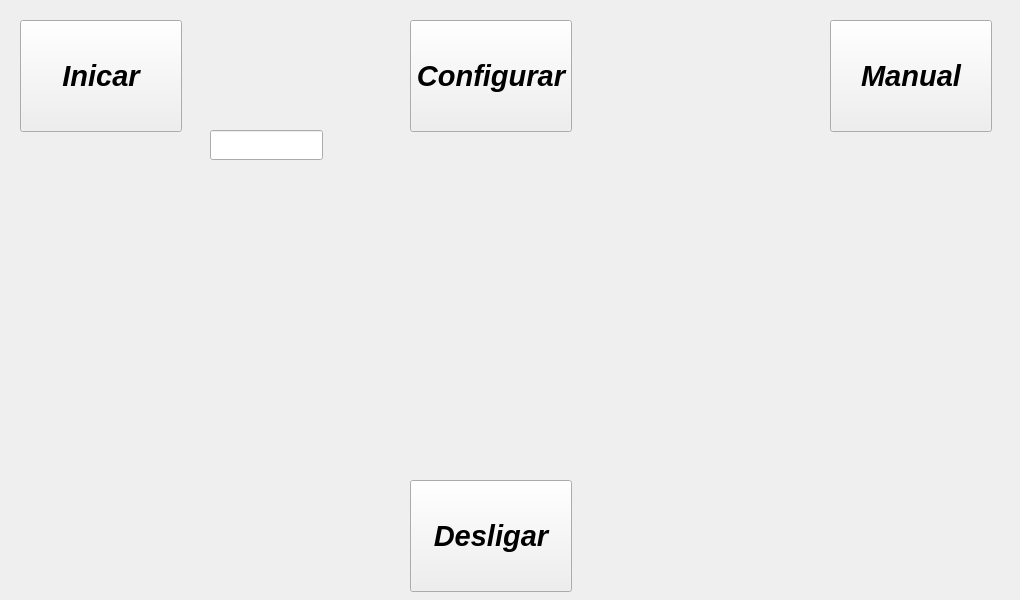
<?xml version="1.0" encoding="UTF-8"?>
<ui version="4.0">
 <class>MainForm</class>
 <widget class="QWidget" name="MainForm">
  <property name="geometry">
   <rect>
    <x>0</x>
    <y>0</y>
    <width>1020</width>
    <height>600</height>
   </rect>
  </property>
  <property name="windowTitle">
   <string>Janela Principal</string>
  </property>
  <widget class="QLabel" name="label">
   <property name="geometry">
    <rect>
     <x>20</x>
     <y>180</y>
     <width>971</width>
     <height>291</height>
    </rect>
   </property>
   <property name="styleSheet">
    <string notr="true">border-image: url(:/img/logo.png);</string>
   </property>
   <property name="text">
    <string/>
   </property>
  </widget>
  <widget class="QPushButton" name="btIniciar">
   <property name="geometry">
    <rect>
     <x>20</x>
     <y>20</y>
     <width>162</width>
     <height>112</height>
    </rect>
   </property>
   <property name="font">
    <font>
     <pointsize>22</pointsize>
     <weight>75</weight>
     <italic>true</italic>
     <bold>true</bold>
    </font>
   </property>
   <property name="text">
    <string>Inicar</string>
   </property>
  </widget>
  <widget class="QPushButton" name="btConfig">
   <property name="geometry">
    <rect>
     <x>410</x>
     <y>20</y>
     <width>162</width>
     <height>112</height>
    </rect>
   </property>
   <property name="font">
    <font>
     <pointsize>22</pointsize>
     <weight>75</weight>
     <italic>true</italic>
     <bold>true</bold>
    </font>
   </property>
   <property name="text">
    <string>Configurar</string>
   </property>
  </widget>
  <widget class="QPushButton" name="btManual">
   <property name="geometry">
    <rect>
     <x>830</x>
     <y>20</y>
     <width>162</width>
     <height>112</height>
    </rect>
   </property>
   <property name="font">
    <font>
     <pointsize>22</pointsize>
     <weight>75</weight>
     <italic>true</italic>
     <bold>true</bold>
    </font>
   </property>
   <property name="text">
    <string>Manual</string>
   </property>
  </widget>
  <widget class="QLineEdit" name="txHidden">
   <property name="geometry">
    <rect>
     <x>210</x>
     <y>130</y>
     <width>113</width>
     <height>30</height>
    </rect>
   </property>
  </widget>
  <widget class="QPushButton" name="btDesligar">
   <property name="geometry">
    <rect>
     <x>410</x>
     <y>480</y>
     <width>162</width>
     <height>112</height>
    </rect>
   </property>
   <property name="font">
    <font>
     <pointsize>22</pointsize>
     <weight>75</weight>
     <italic>true</italic>
     <bold>true</bold>
    </font>
   </property>
   <property name="text">
    <string>Desligar</string>
   </property>
  </widget>
 </widget>
 <resources>
  <include location="../img/logo.qrc"/>
 </resources>
 <connections/>
</ui>
